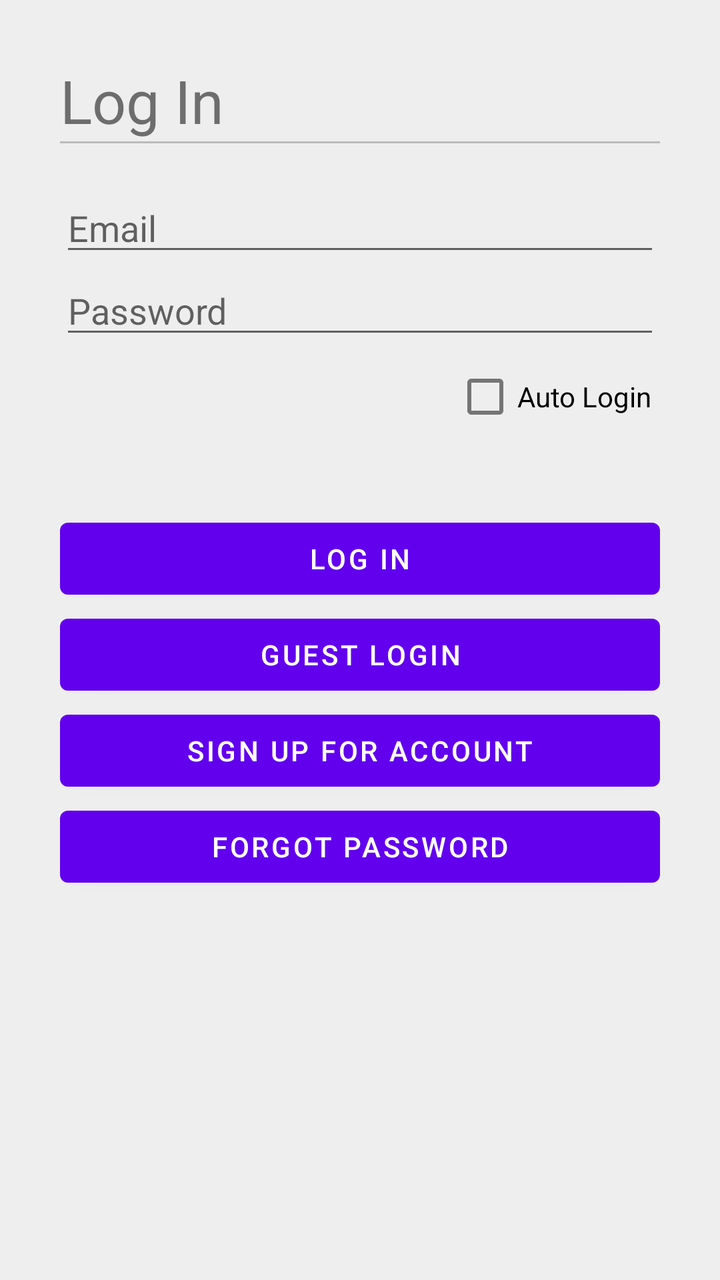
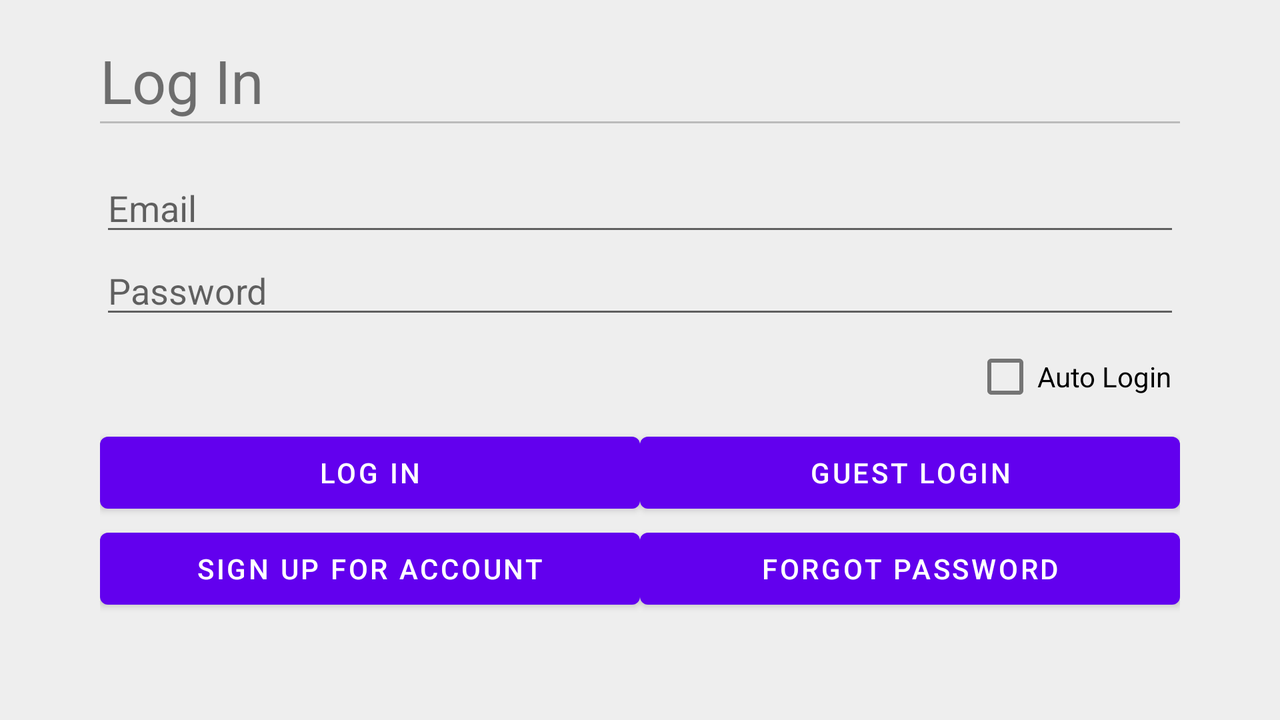

One screen, two layout resources from the same app: the default and the repository's alternative for another configuration. Each is rendered where Android would select it; the XML of both is given below.
<!-- AndroidManifest.xml: application theme AppTheme -->
<!-- res/layout/login.xml -->
<?xml version="1.0" encoding="utf-8"?>

<RelativeLayout xmlns:android="http://schemas.android.com/apk/res/android"
    android:id="@+id/linearLayout2"
    android:layout_width="fill_parent"
    android:layout_height="fill_parent"
    android:background="#eee"
    android:minHeight="400dp"
    android:orientation="vertical"
    android:padding="30dp" >

    <LinearLayout
        android:id="@+id/linearLayout0"
        android:layout_width="fill_parent"
        android:layout_height="wrap_content"
        android:gravity="right"
        android:orientation="vertical" >

        <TextView
            android:id="@+id/textView0"
            android:layout_width="fill_parent"
            android:layout_height="wrap_content"
            android:paddingBottom="10dp"
            android:text="@string/login_h1"
            android:textSize="30sp" />

        <View
            android:layout_width="fill_parent"
            android:layout_height="1dp"
            android:layout_marginBottom="20dp"
            android:layout_marginTop="-10dp"
            android:background="#bbb" />

        <EditText
            android:id="@+id/emailField"
            android:layout_width="fill_parent"
            android:layout_height="wrap_content"
            android:hint="@string/login_email"
            android:inputType="textEmailAddress"
            android:singleLine="true" />

        <EditText
            android:id="@+id/passwordField"
            android:layout_width="fill_parent"
            android:layout_height="wrap_content"
            android:hint="@string/login_password"
            android:inputType="textPassword"
            android:singleLine="true" />

        <CheckBox
            android:id="@+id/autoCheckBox"
            android:layout_width="wrap_content"
            android:layout_height="wrap_content"
            android:layout_marginRight="4dp"
            android:text="@string/login_auto" />
    </LinearLayout>

    <LinearLayout
        android:id="@+id/linearLayout1"
        android:layout_width="fill_parent"
        android:layout_height="wrap_content"
        android:layout_alignParentBottom="true"
        android:orientation="vertical" >
    </LinearLayout>

    <Button
        android:id="@+id/loginButton"
        android:layout_width="fill_parent"
        android:layout_height="wrap_content"
        android:layout_alignLeft="@+id/linearLayout0"
        android:layout_below="@+id/linearLayout0"
        android:layout_marginTop="33dp"
        android:text="@string/login_login_button" />

    <Button
        android:id="@+id/guestButton"
        android:layout_width="fill_parent"
        android:layout_height="wrap_content"
        android:layout_alignLeft="@+id/linearLayout0"
        android:layout_below="@+id/loginButton"
        android:text="@string/login_guest_button" />

    <Button
        android:id="@+id/createButton"
        android:layout_width="fill_parent"
        android:layout_height="wrap_content"
        android:layout_alignLeft="@+id/linearLayout0"
        android:layout_below="@+id/guestButton"
        android:text="@string/login_create_button" />

    <Button
        android:id="@+id/forgotButton"
        android:layout_width="fill_parent"
        android:layout_height="wrap_content"
        android:layout_alignLeft="@+id/linearLayout0"
        android:layout_below="@+id/createButton"
        android:text="@string/login_forgot_button" />

</RelativeLayout>
<!-- resources referenced by this layout -->
<resources>
  <string name="login_auto">Auto Login</string>
  <string name="login_create_button">Sign up for account</string>
  <string name="login_email">Email</string>
  <string name="login_forgot_button">Forgot password</string>
  <string name="login_guest_button">Guest login</string>
  <string name="login_h1">Log In</string>
  <string name="login_login_button">Log in</string>
  <string name="login_password">Password</string>
</resources>
<!-- res/layout-land/login.xml (the repository's variant of the layout above) -->
<!-- drawn on the phone turned sideways -->
<?xml version="1.0" encoding="utf-8"?>

<ScrollView xmlns:android="http://schemas.android.com/apk/res/android"
   	    android:layout_width="fill_parent"
	    android:layout_height="fill_parent"
	    android:layout_gravity="center_vertical"
	    android:gravity="center"

	    android:background="#eee">
	    
	<LinearLayout
	    android:id="@+id/linearLayout2"
	    android:layout_width="fill_parent"
	    android:layout_height="wrap_content"
	    android:orientation="vertical"
	    android:paddingTop="20dp"
	    android:paddingBottom="20dp"
	    android:paddingLeft="50dp"
	    android:paddingRight="50dp"
	    android:gravity="right">
	    
	        <TextView
                android:id="@+id/textView0"
                android:layout_width="fill_parent"
                android:layout_height="wrap_content"
				android:textSize="30sp"
				android:paddingBottom="10dp"			
                android:text="@string/login_h1"/>
	        
	        <View
			    android:layout_width="fill_parent"
			    android:layout_height="1dp"
			    android:background="#bbb"
			    android:layout_marginTop="-10dp"
			    android:layout_marginBottom="20dp"/>
	        
            <EditText
                android:id="@+id/emailField"
                android:hint="@string/login_email"
                android:layout_width="fill_parent"
                android:layout_height="wrap_content"
                android:singleLine="true"
                android:inputType="textEmailAddress" />
            
            <EditText
                android:id="@+id/passwordField"
                android:hint="@string/login_password"
                android:layout_width="fill_parent"
                android:layout_height="wrap_content"
                android:singleLine="true"
                android:inputType="textPassword" />
			<CheckBox
	            android:id="@+id/autoCheckBox"
	            android:layout_width="wrap_content"
	            android:layout_height="wrap_content"
	            android:layout_marginRight="4dp"
	            android:text="@string/login_auto"/>
            
	    <TableLayout
	        android:id="@+id/tableLayout1"
	        android:layout_width="fill_parent"        
	        android:layout_height="wrap_content"
	        android:layout_marginBottom="10dp"
	        android:layout_gravity="center_horizontal"
	        android:stretchColumns="1" >
	        
	        <TableRow
	            android:id="@+id/tableRow3"
	            android:layout_height="wrap_content">
	            
		        <Button
		            android:id="@+id/loginButton"
		            android:layout_width="0dp"
		            android:layout_height="wrap_content"
		            android:layout_weight="1"
		            android:text="@string/login_login_button" />
		        
		        <Button
		            android:id="@+id/guestButton"
		            android:layout_width="0dp"
		            android:layout_height="wrap_content"
		            android:layout_weight="1"
		            android:text="@string/login_guest_button" />
		        
            </TableRow>
            
	        <TableRow
	            android:id="@+id/tableRow4"
	            android:layout_height="wrap_content">
		        
		        <Button
		            android:id="@+id/createButton"
		            android:layout_width="0dp"
		            android:layout_height="wrap_content"
		            android:layout_weight="1"
		            android:text="@string/login_create_button" />
		
		        <Button
		            android:id="@+id/forgotButton"
		            android:layout_width="0dp"
		            android:layout_height="wrap_content"
		            android:layout_weight="1"
		            android:text="@string/login_forgot_button" />
		        
		    </TableRow>        
	    </TableLayout>
	    

	
	</LinearLayout>
</ScrollView>
